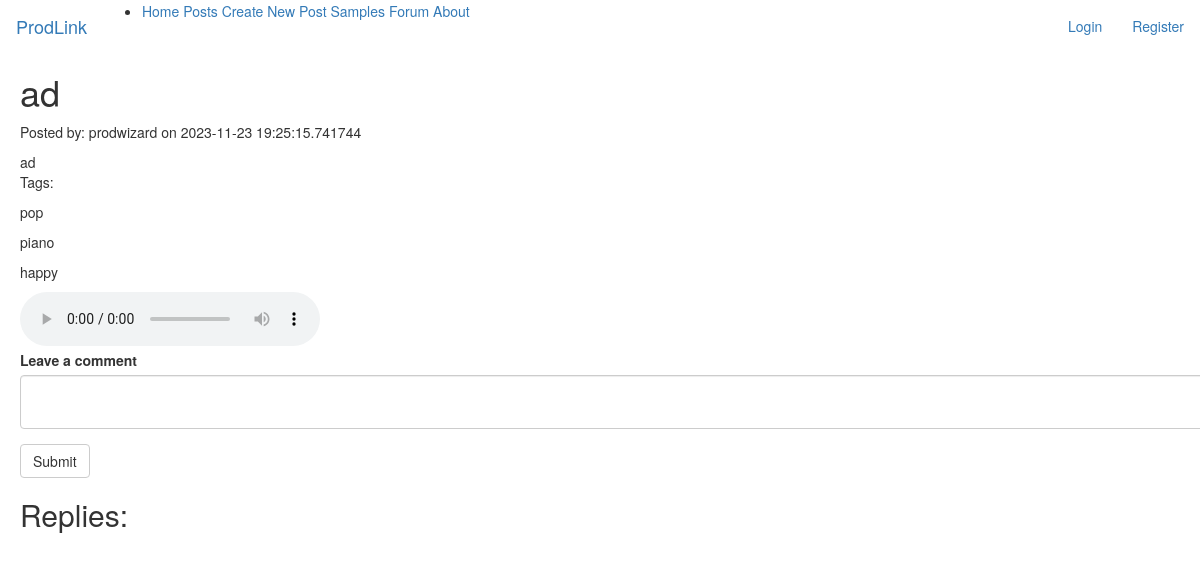
Screenshot of /post/3 with the database file from the repository.
### app/models.py (models this page shows, shortened)
class Post(db.Model):
    id = db.Column(db.Integer, primary_key=True)
    title = db.Column(db.String(140))
    body = db.Column(db.String(140))
    timestamp = db.Column(db.DateTime, index=True, default=datetime.utcnow)
    audio_file = db.Column(db.String(255))
    user_id = db.Column(db.Integer, db.ForeignKey('user.id'))
    tags = db.relationship("Tag", secondary=tag_post_association, back_populates="posts")
    comments = db.relationship("Comment", secondary=comment_post_association, back_populates="posts")

class User(UserMixin, db.Model):
    id = db.Column(db.Integer, primary_key=True)
    username = db.Column(db.String(64), index=True, unique=True)
    email = db.Column(db.String(120), index=True, unique=True)
    password_hash = db.Column(db.String(128))
    posts = db.relationship('Post', backref='author', lazy='dynamic')

class Tag(db.Model):
    id = db.Column(db.Integer, primary_key=True)
    name = db.Column(db.String(64), index=True, unique=True)
    posts = db.relationship("Post", secondary=tag_post_association, back_populates="tags")
    tag_type = db.Column(db.String(64), index=True)

### app/routes.py (the view)
@app.route('/post/<post_id>', methods=['GET', 'POST'])
def post(post_id):
    form = CommentForm()
    tag_list = []
    comment_list = []
    target_post = Post.query.filter_by(id=post_id).first()
    target_user = User.query.filter_by(id=target_post.user_id).first()
    if not target_post:
        return "Post not found", 404
    if form.validate_on_submit():
        new_comment = Comment(body=form.body.data, user_id=current_user.id)
        db.session.add(new_comment)
        db.session.commit()
        target_post.comments.append(new_comment)
    post_info = {
        'id': target_post.id,
        "title": target_post.title,
        "body": target_post.body,
        "author": target_user.username,
        "timestamp": target_post.timestamp,
        "audio_file": target_post.audio_file
    }
    for tag in target_post.tags:
        tag_list.append(tag.name)
    for comment in target_post.comments:
        comment_info = {"body": comment.body, "author": (User.query.filter_by(id=comment.user_id).first()).username}
        comment_list.append(comment_info)
    return render_template('post.html', post_info=post_info, tag_list=tag_list, comment_list=comment_list, form=form)

### app/forms.py
class CommentForm(FlaskForm):
    body = TextAreaField('Leave a comment', validators=[DataRequired(), Length(min=1, max=140)])
    submit = SubmitField('Submit')

### app/templates/post.html (shortened to what this page needs)
{% extends "base.html" %}
{% import 'bootstrap/wtf.html' as wtf %}
{% block content %}
    <div style="position:relative; left:20px; top:0px;">
        <h1>{{ post_info["title"] }}</h1>
        <p>Posted by: {{ post_info["author"] }} on {{ post_info["timestamp"] }}</p>
        <body>{{ post_info["body"] }}</body>
        <p>Tags:</p>
        {% for tag in tag_list %}
            <p>{{ tag }}</p>
        {% endfor %}
        <audio controls>
            <source src="{{ url_for('serve_audio', filename=post_info['audio_file']) }}" type="audio/mpeg">
        </audio>
        {{ wtf.quick_form(form) }}
        <h2>Replies:</h2>
    </div>
{% endblock %}

### rows the page displays
Post: title "ad", timestamp "2023-11-23 19:25:15.741744", body "ad"
User: author "prodwizard"
Tag: name "pop"
Tag: name "piano"
Tag: name "happy"
